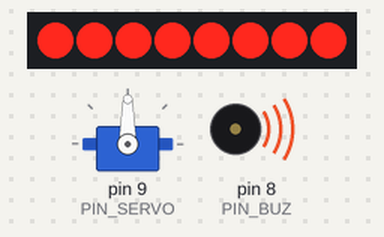
Bench run of a sketch on a simulated Arduino Uno, built with avr-gcc and run on an emulated ATmega328P. Parts: 8 shift-register outputs drawn as a row of LEDs (first output left, lit = HIGH), servo, buzzer (waves = sounding, pin HIGH). Wiring (inferred from the names in the program): shift register (74HC595): data pin 4; shift clock pin 5; latch pin 6. Wiring (inferred from the signals the program sends): row of LEDs: on Q0, Q1, Q2, Q3, Q4, Q5, Q6, Q7. Pins used as bus, display or sensor lines are not drawn; what the sketch prints to the serial monitor is not drawn.

Above: at 0.05 s.
At 1.15 s:
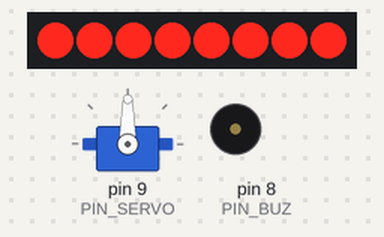
At 2.65 s:
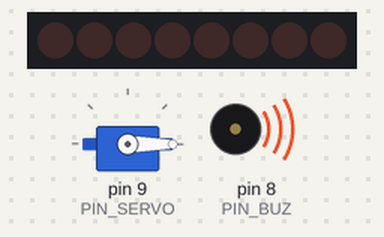
Timing chart, 0 to 6.2 s (numbered marks = the images above):
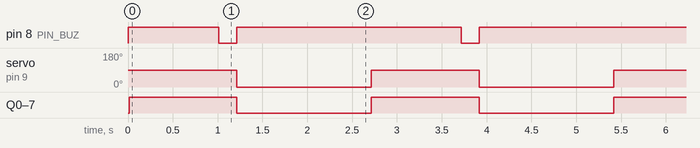

Measured:
- by itself, pin 8 (PIN_BUZ): alternates HIGH for 2.5 s and LOW for 0.20 s
- by itself, servo on pin 9 (PIN_SERVO): alternates 90° for 1.2 s and 0° for 1.5 s
- by itself, Q0–7: alternates HIGH for 1.2 s and LOW for 1.5 s

The sketch:

Actuator_Test.ino
```cpp
#include <Servo.h>

#define PIN_SERVO   9
#define PIN_SER     4    // 74HC595 DS
#define PIN_SRCLK   5    // 74HC595 SHCP
#define PIN_RCLK    6    // 74HC595 STCP
#define PIN_BUZ     8    // 능동 부저 (LOW = ON)

#define SERVO_CLOSED_DEG 0
#define SERVO_EJECT_DEG  90

Servo myServo;

static void shiftOut595(uint8_t data) {
  digitalWrite(PIN_RCLK, LOW);
  for (int8_t i = 7; i >= 0; i--) {
    digitalWrite(PIN_SRCLK, LOW);
    digitalWrite(PIN_SER, (data >> i) & 1 ? HIGH : LOW);
    digitalWrite(PIN_SRCLK, HIGH);
  }
  digitalWrite(PIN_RCLK, HIGH);
}

void setup() {
  Serial.begin(115200);
  uint32_t t0 = millis();
  while (!Serial && millis() - t0 < 3000) {}

  pinMode(PIN_SER,   OUTPUT);
  pinMode(PIN_SRCLK, OUTPUT);
  pinMode(PIN_RCLK,  OUTPUT);
  pinMode(PIN_BUZ,   OUTPUT);
  digitalWrite(PIN_BUZ, HIGH);   // 부저 OFF

  myServo.attach(PIN_SERVO);
  myServo.write(SERVO_CLOSED_DEG);

  Serial.println("=== Servo / LED(74HC595) / Buzzer 테스트 ===");
  Serial.println("서보가 0도<->90도로 움직이는지, LED 8개 켜졌다 꺼지는지, 짧은 삑 소리 나는지 눈/귀로 확인하세요.");
}

void loop() {
  Serial.println("[TEST] Servo -> 90deg (EJECT), LED ALL ON");
  myServo.write(SERVO_EJECT_DEG);
  shiftOut595(0xFF);
  delay(1000);

  Serial.println("[TEST] Buzzer beep");
  digitalWrite(PIN_BUZ, LOW);
  delay(200);
  digitalWrite(PIN_BUZ, HIGH);

  Serial.println("[TEST] Servo -> 0deg (CLOSED), LED ALL OFF");
  myServo.write(SERVO_CLOSED_DEG);
  shiftOut595(0x00);
  delay(1500);
}
```
